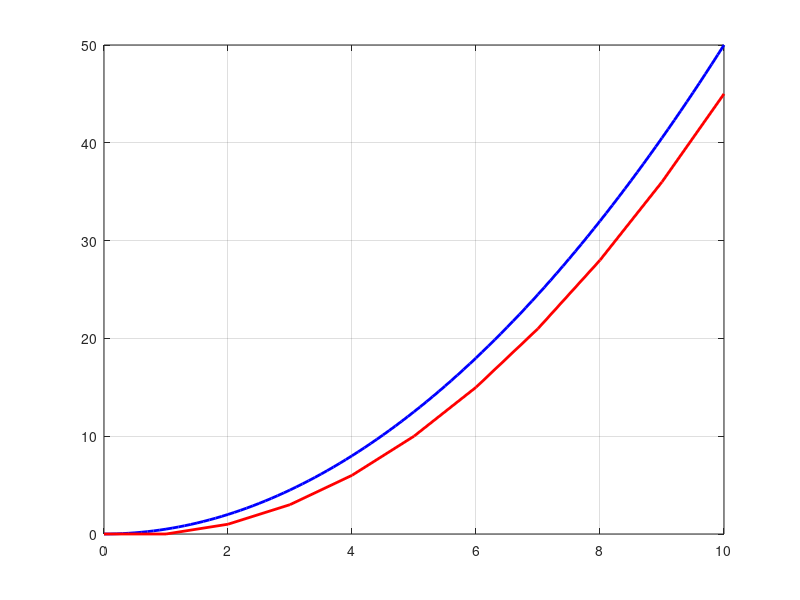

Here is the MATLAB script that generated this plot: (Note: this script raises an error after producing the figure.)
x=[0:0.1:10];
y0=0;
y=0.5*x.^2+y0;
figure(1)
hold off
a=plot(x,y,'b');
set(a,'Linewidth',2)
%step size
h=1.0;
% Euler's method, forward finite difference
xt=[0:h:10];
N=length(xt);
yt=zeros(N,1);
yt(1)=y0;
for n=2:N
    yt(n)=yt(n-1)+h*xt(n-1)
end
hold on;grid on;
a=plot(xt,yt,'r');
set(a,'Linewidth',2)
% Runge Kutta
f=inline('x','x','y');
[xrk,yrk]=ode45(f,xt,y0);
a=plot(xrk,yrk,'.g');
set(a,'MarkerSize',30)

% Euler's method, central finite difference
icentral=0
if (icentral)
  yt=zeros(N,1);
  yt(1)=y0;
  for n=3:N
      yt(n)=yt(n-2)+2*h*xt(n-1)
  end
  hold on;grid on;
  a=plot(xt,yt,'-r');
  a=plot(xt,yt,'.r');
  set(a,'Linewidth',1.5)
  set(a,'MarkerSize',15)
end
